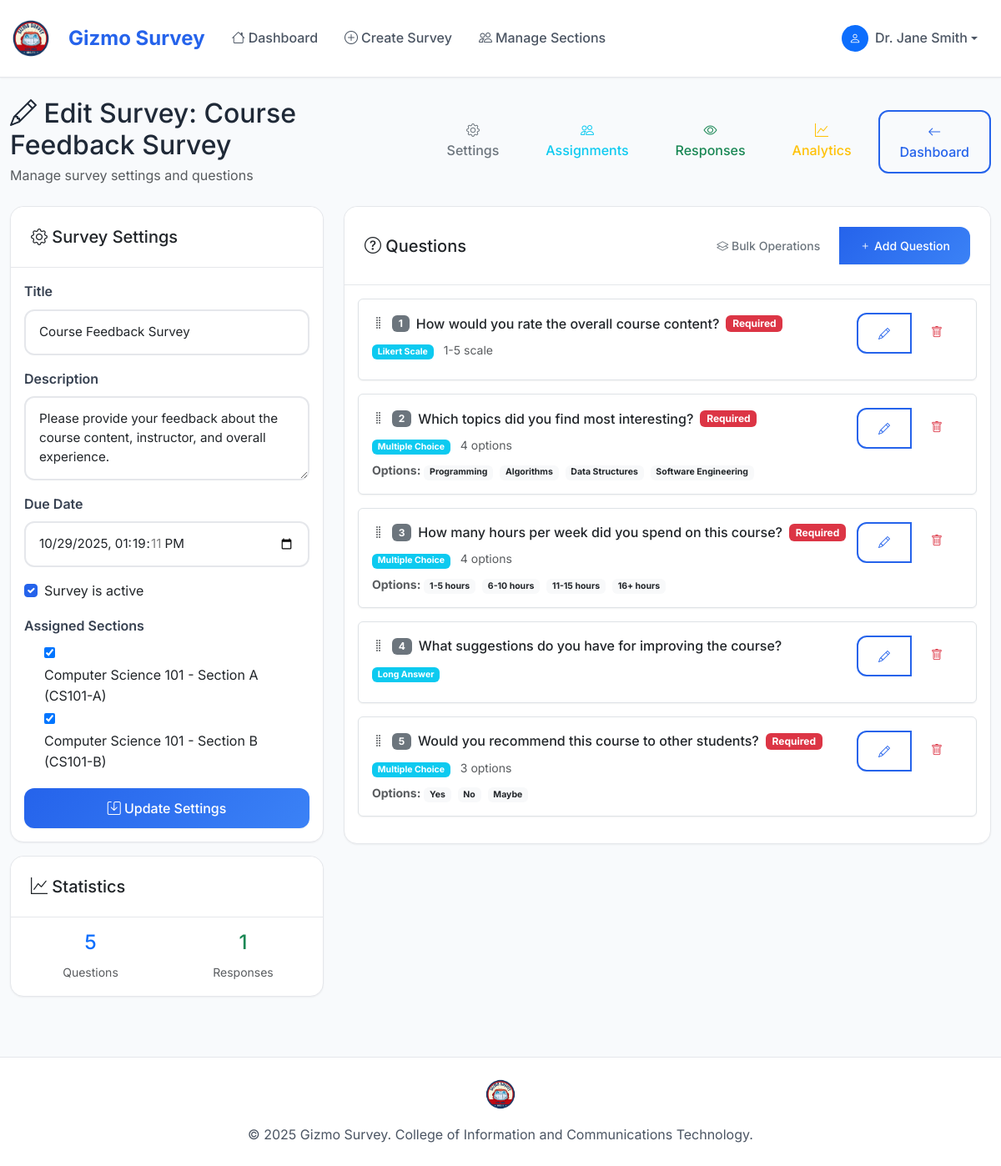
The page /teacher/survey/1/edit/ (signed in) on the database its author committed.
### myapp/models.py (models this page shows, shortened)
class Survey(models.Model):
    title = models.CharField(max_length=200)
    description = models.TextField(blank=True)
    created_by = models.ForeignKey(User, on_delete=models.CASCADE, related_name='created_surveys')
    sections = models.ManyToManyField(Section, related_name='surveys')
    is_active = models.BooleanField(default=True)
    created_at = models.DateTimeField(auto_now_add=True)
    updated_at = models.DateTimeField(auto_now=True)
    due_date = models.DateTimeField(null=True, blank=True)
    class Meta:
        ordering = ['-created_at']

class Question(models.Model):
    QUESTION_TYPES = [
        ('multiple_choice', 'Multiple Choice'),
        ('likert_scale', 'Likert Scale'),
        ('short_answer', 'Short Answer'),
        ('long_answer', 'Long Answer'),
    ]
    survey = models.ForeignKey(Survey, on_delete=models.CASCADE, related_name='questions')
    question_text = models.TextField()
    question_type = models.CharField(max_length=20, choices=QUESTION_TYPES)
    is_required = models.BooleanField(default=True)
    order = models.PositiveIntegerField(default=0)
    options = models.JSONField(default=list, blank=True)
    likert_min = models.IntegerField(default=1)
    likert_max = models.IntegerField(default=5)
    likert_labels = models.JSONField(default=list, blank=True)
    class Meta:
        ordering = ['order']

### myapp/views.py (the view)
# urls.py: path('teacher/survey/<int:survey_id>/edit/', views.edit_survey, name='edit_survey'),
@login_required
def edit_survey(request, survey_id):
    profile = UserProfile.objects.get(user=request.user)
    if profile.role != 'teacher':
        messages.error(request, 'Access denied. Teacher access required.')
        return redirect('home')
    survey = get_object_or_404(Survey, id=survey_id, created_by=request.user)
    if request.method == 'POST':
        form = SurveyForm(request.POST, instance=survey)
        if form.is_valid():
            form.save()
            messages.success(request, 'Survey updated successfully!')
            return redirect('edit_survey', survey_id=survey.id)
    else:
        form = SurveyForm(instance=survey)
    questions = survey.questions.all().order_by('order')
    context = {
        'survey': survey,
        'form': form,
        'questions': questions,
        'profile': profile,
    }
    return render(request, 'myapp/edit_survey.html', context)

### myapp/templates/myapp/edit_survey.html (shortened to what this page needs)
{% extends 'myapp/base.html' %}
{% block content %}
<div class="container-fluid py-4">
    <div class="row">
        <div class="col-12">
            <div class="d-flex justify-content-between align-items-center mb-4">
                <div>
                    <h2 class="mb-1">
                        <i class="bi bi-pencil"></i> Edit Survey: {{ survey.title }}
                    </h2>
                    <p class="text-muted mb-0">
                        Manage survey settings and questions
                    </p>
                </div>
                <div class="d-flex gap-2">
                    <a href="{% url 'survey_settings_management' survey.id %}" class="btn btn-outline-secondary">
                        <i class="bi bi-gear"></i> Settings
                    </a>
                    <a href="{% url 'assignment_management' survey.id %}" class="btn btn-outline-info">
                        <i class="bi bi-people"></i> Assignments
                    </a>
                    <a href="{% url 'survey_responses' survey.id %}" class="btn btn-outline-success">
                        <i class="bi bi-eye"></i> Responses
                    </a>
                    <a href="{% url 'survey_analytics' survey.id %}" class="btn btn-outline-warning">
                        <i class="bi bi-graph-up"></i> Analytics
                    </a>
                    <a href="{% url 'teacher_dashboard' %}" class="btn btn-outline-primary">
                        <i class="bi bi-arrow-left"></i> Dashboard
                    </a>
                </div>
            </div>
        </div>
    </div>
    <div class="row">
        <div class="col-lg-4">
            <div class="card">
                <div class="card-header">
                    <h5 class="mb-0">
                        <i class="bi bi-gear"></i> Survey Settings
                    </h5>
                </div>
                <div class="card-body">
                    <form method="post">
                        <div class="mb-3">
                            <label for="{{ form.title.id_for_label }}" class="form-label">Title</label>
                            {{ form.title }}
                        </div>
                        <div class="mb-3">
                            <label for="{{ form.description.id_for_label }}" class="form-label">Description</label>
                            {{ form.description }}
                        </div>
                        <div class="mb-3">
                            <label for="{{ form.due_date.id_for_label }}" class="form-label">Due Date</label>
                            {{ form.due_date }}
                        </div>
                        <div class="mb-3">
                            <div class="form-check">
                                {{ form.is_active }}
                                <label class="form-check-label" for="{{ form.is_active.id_for_label }}">
                                    Survey is active
                                </label>
                            </div>
                        </div>
                        <div class="mb-3">
                            <label class="form-label">Assigned Sections</label>
                            <div class="max-height-200 overflow-auto">
                                {% for section in form.sections %}
                                    <div class="form-check">
                                        {{ section.tag }}
                                        <label class="form-check-label" for="{{ section.id_for_label }}">
                                            {{ section.choice_label }}
                                        </label>
                                    </div>
                                {% endfor %}
                            </div>
                        </div>
                        <div class="d-grid">
                            <button type="submit" class="btn btn-primary">
                                <i class="bi bi-save"></i> Update Settings
                            </button>
                        </div>
                    </form>
                </div>
            </div>
            <div class="card mt-3">
                <div class="card-header">
                    <h5 class="mb-0">
                        <i class="bi bi-graph-up"></i> Statistics
                    </h5>
                </div>
                <div class="card-body">
                    <div class="row text-center">
                        <div class="col-6">
                            <h4 class="text-primary">{{ questions.count }}</h4>
                            <small class="text-muted">Questions</small>
                        </div>
                        <div class="col-6">
                            <h4 class="text-success">{{ survey.responses.count }}</h4>
                            <small class="text-muted">Responses</small>
                        </div>
                    </div>
                </div>
            </div>
        </div>
        <div class="col-lg-8">
            <div class="card">
                <div class="card-header d-flex justify-content-between align-items-center">
                    <h5 class="mb-0">
                        <i class="bi bi-question-circle"></i> Questions
                    </h5>
                    <div class="btn-group" role="group">
                        <a href="{% url 'question_bulk_operations' survey.id %}" class="btn btn-outline-secondary btn-sm">
                            <i class="bi bi-layers"></i> Bulk Operations
                        </a>
                        <a href="{% url 'add_question' survey.id %}" class="btn btn-primary btn-sm">
                            <i class="bi bi-plus"></i> Add Question
                        </a>
                    </div>
                </div>
                <div class="card-body">
                    {% if questions %}
                        <div class="questions-list" id="questionsList">
                            {% for question in questions %}
                                <div class="question-item mb-3 p-3 border rounded draggable-question"
                                     data-question-id="{{ question.id }}"
                                     data-order="{{ question.order }}"
                                     draggable="true">
                                    <div class="d-flex justify-content-between align-items-start">
                                        <div class="flex-grow-1">
                                            <div class="d-flex align-items-center mb-2">
                                                <div class="drag-handle me-2" style="cursor: move;">
                                                    <i class="bi bi-grip-vertical text-muted"></i>
                                                </div>
                                                <span class="badge bg-secondary me-2 order-badge">{{ question.order }}</span>
                                                <h6 class="mb-0">{{ question.question_text }}</h6>
                                                {% if question.is_required %}
                                                    <span class="badge bg-danger ms-2">Required</span>
                                                {% endif %}
                                            </div>
                                            <div class="small text-muted mb-2">
                                                <span class="badge bg-info">{{ question.get_question_type_display }}</span>
                                                {% if question.question_type == 'multiple_choice' and question.options %}
                                                    <span class="ms-2">{{ question.options|length }} options</span>
                                                {% elif question.question_type == 'likert_scale' %}
                                                    <span class="ms-2">{{ question.likert_min }}-{{ question.likert_max }} scale</span>
                                                {% endif %}
                                            </div>
                                            {% if question.question_type == 'multiple_choice' and question.options %}
                                                <div class="small text-muted">
                                                    <strong>Options:</strong>
                                                    {% for option in question.options %}
                                                        <span class="badge bg-light text-dark me-1">{{ option }}</span>
                                                    {% endfor %}
                                                </div>
                                            {% endif %}
                                        </div>
                                        <div class="btn-group" role="group">
                                            <a href="{% url 'edit_question' question.id %}" class="btn btn-outline-primary btn-sm">
                                                <i class="bi bi-pencil"></i>
                                            </a>
                                            <a href="{% url 'delete_question' question.id %}"
                                               class="btn btn-outline-danger btn-sm"
                                               onclick="return confirm('Are you sure you want to delete this question?')">
                                                <i class="bi bi-trash"></i>
                                            </a>
                                        </div>
                                    </div>
                                </div>
                            {% endfor %}
                        </div>
                    {% endif %}
                </div>
            </div>
        </div>
    </div>
</div>
{% endblock %}

### myapp/templates/myapp/base.html (shortened to what this page needs)
<!DOCTYPE html>
<html lang="en">
<head>
    <link href="https://cdn.jsdelivr.net/npm/bootstrap@5.3.0/dist/css/bootstrap.min.css" rel="stylesheet">
    <link href="https://cdn.jsdelivr.net/npm/bootstrap-icons@1.10.0/font/bootstrap-icons.css" rel="stylesheet">
</head>
<body>
    <nav class="navbar navbar-expand-lg navbar-light">
        <div class="container-fluid">
            <a class="navbar-brand d-flex align-items-center" href="{% url 'home' %}">
                {% load static %}
                <img src="{% static 'myapp/images/logo_survey.png' %}" alt="Gizmo Survey Logo" class="navbar-logo">
                <span class="brand-text">Gizmo Survey</span>
            </a>
            {% if user.is_authenticated %}
            <div class="collapse navbar-collapse" id="navbarNav">
                <ul class="navbar-nav me-auto">
                    {% if user.userprofile.role == 'student' %}
                        <li class="nav-item">
                            <a class="nav-link" href="{% url 'student_dashboard' %}">
                                <i class="bi bi-house me-1"></i>Dashboard
                            </a>
                        </li>
                        <li class="nav-item">
                            <a class="nav-link" href="{% url 'student_history' %}">
                                <i class="bi bi-clock-history me-1"></i>My Responses
                            </a>
                        </li>
                    {% elif user.userprofile.role == 'teacher' %}
                        <li class="nav-item">
                            <a class="nav-link" href="{% url 'teacher_dashboard' %}">
                                <i class="bi bi-house me-1"></i>Dashboard
                            </a>
                        </li>
                        <li class="nav-item">
                            <a class="nav-link" href="{% url 'create_survey' %}">
                                <i class="bi bi-plus-circle me-1"></i>Create Survey
                            </a>
                        </li>
                        <li class="nav-item">
                            <a class="nav-link" href="{% url 'manage_sections' %}">
                                <i class="bi bi-people me-1"></i>Manage Sections
                            </a>
                        </li>
                    {% endif %}
                </ul>
                <ul class="navbar-nav">
                    <li class="nav-item dropdown">
                        <a class="nav-link dropdown-toggle d-flex align-items-center" href="#" role="button" data-bs-toggle="dropdown">
                            <div class="bg-primary rounded-circle d-flex align-items-center justify-content-center me-2" style="width: 32px; height: 32px;">
                                <i class="bi bi-person text-white" style="font-size: 0.875rem;"></i>
                            </div>
                            <span class="fw-medium">{{ user.get_full_name|default:user.username }}</span>
                        </a>
                    </li>
                </ul>
            </div>
            {% endif %}
        </div>
    </nav>
    <main class="main-content">
        {% block content %}{% endblock %}
    </main>
    <footer class="footer text-center py-4 mt-5">
        <div class="container">
            {% load static %}
            <img src="{% static 'myapp/images/logo_survey.png' %}" alt="Gizmo Survey Logo" class="footer-logo">
            <p class="mb-0">&copy; 2025 Gizmo Survey. College of Information and Communications Technology.</p>
        </div>
    </footer>
</body>
</html>

### rows shown on the page
Survey: title "Course Feedback Survey", description "Please provide your feedback about the course content, instructor, and overall experience.", due_date "10/29/2025 13:19:11", is_active "☑", responses.count "1"
Question: order "1", question_text "How would you rate the overall course content?", is_required "Required", question_type "Likert Scale", likert_min "1", likert_max "5"
Question: order "2", question_text "Which topics did you find most interesting?", is_required "Required", question_type "Multiple Choice", options|length "4", options "Programming" "Algorithms" "Data Structures" "Software Engineering"
Question: order "3", question_text "How many hours per week did you spend on this course?", is_required "Required", question_type "Multiple Choice", options|length "4", options "1-5 hours" "6-10 hours" "11-15 hours" "16+ hours"
Question: order "4", question_text "What suggestions do you have for improving the course?", question_type "Long Answer"
Question: order "5", question_text "Would you recommend this course to other students?", is_required "Required", question_type "Multiple Choice", options|length "3", options "Yes" "No" "Maybe"

### other values the page prints
{{ user.get_full_name|default:user.username }} "Dr. Jane Smith"
{{ section.choice_label }} "Computer Science 101 - Section A (CS101-A)" "Computer Science 101 - Section B (CS101-B)"
{{ questions.count }} "5"
